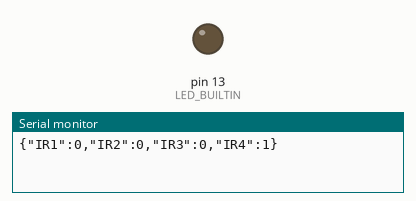
Bench run of a sketch on a simulated Arduino Uno, built with avr-gcc and run on an emulated ATmega328P. Shown: output pins drawn as LEDs (lit = HIGH), the last lines printed to the serial monitor. Random numbers use the default seed unless the sketch sets one.

Above: at 0.5 s.
At 4.5 s:
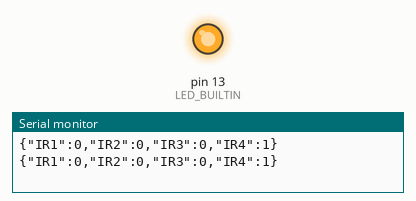
Timing chart, 0 to 6.9 s (numbered marks = the images above):
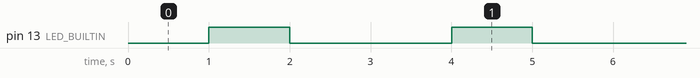

The sketch:

PirMock.ino
```cpp
bool ir1 = false;
bool ir2 = false;
bool ir3 = false;
bool ir4 = false;

void setup() {
  Serial.begin(9600);
  pinMode(LED_BUILTIN, OUTPUT);
  randomSeed(analogRead(0));
}

void loop() {
  changeState();
  Serial.println("{\"IR1\":" + String(ir1) + ",\"IR2\":" + String(ir2) + ",\"IR3\":" + String(ir3) +",\"IR4\":" + String(ir4) + "}");
  delay(1000);
  digitalWrite(LED_BUILTIN, HIGH);   // turn the LED on (HIGH is the voltage level)
  delay(1000);                       // wait for a second
  digitalWrite(LED_BUILTIN, LOW);    // turn the LED off by making the voltage LOW
  delay(1000);                       // wait for a second
}

void changeState() {
  int randNumber = random(10);
  switch (randNumber) {
  case 1:
    ir1 = !ir1;
    break;
  case 2:
    ir2 = !ir2;
    break;
  case 3:
    ir3 = !ir3;
    break;
  case 4:
    ir4 = !ir4;
    break;
  default:
    break;
  }
}
```

Measured:
- by itself, pin 13 (LED_BUILTIN): alternates HIGH for 1.0 s and LOW for 2.0 s
